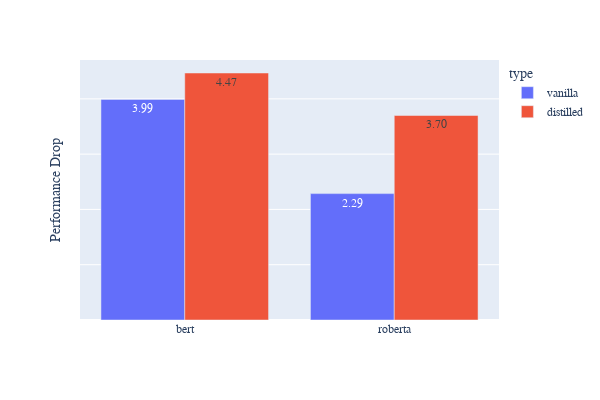

Here is the notebook cell this chart was saved with:
### Code cell
# df = px.data.tips()
fig = px.bar(df_pd, x="model", y="pd", text="pd", color="type", barmode="group",category_orders={"model": ["bert", "roberta"]}, width=600, height=400)

fig.update_traces(texttemplate='%{text:.2f}', textposition='inside')
fig.update_layout(
    title={
        'text': "",
        'y':0.98,
        'x':0.48,
        'xanchor': 'center',
        'yanchor': 'top'},
    xaxis_title="",
    yaxis_title="Performance Drop",
    font=dict(
        family="Courier New, monospace",
        size=12,
        # color="RebeccaPurple",

    ), 
    uniformtext_minsize=14
)
fig.update_yaxes(showticklabels=False)
# fig.update_xaxes(tickwidth=20)
fig.show()

### Figure 1 — Plotly figure (JSON) as saved in the notebook; plotly's stock layout.template omitted (floating-point values rounded to 4 significant figures)
{"data": [{"alignmentgroup": "True", "hovertemplate": "type=vanilla<br>model=%{x}<br>pd=%{text}<extra></extra>", "legendgroup": "vanilla", "marker": {"color": "#636efa"}, "name": "vanilla", "offsetgroup": "vanilla", "orientation": "v", "showlegend": true, "text": [3.99, 2.286], "textposition": "inside", "texttemplate": "%{text:.2f}", "type": "bar", "x": ["bert", "roberta"], "xaxis": "x", "y": [3.99, 2.286], "yaxis": "y"}, {"alignmentgroup": "True", "hovertemplate": "type=distilled<br>model=%{x}<br>pd=%{text}<extra></extra>", "legendgroup": "distilled", "marker": {"color": "#EF553B"}, "name": "distilled", "offsetgroup": "distilled", "orientation": "v", "showlegend": true, "text": [4.468, 3.699], "textposition": "inside", "texttemplate": "%{text:.2f}", "type": "bar", "x": ["bert", "roberta"], "xaxis": "x", "y": [4.468, 3.699], "yaxis": "y"}], "layout": {"barmode": "group", "font": {"family": "Courier New, monospace", "size": 12}, "height": 400, "legend": {"title": {"text": "type"}, "tracegroupgap": 0}, "margin": {"t": 60}, "title": {"text": "", "x": 0.48, "xanchor": "center", "y": 0.98, "yanchor": "top"}, "uniformtext": {"minsize": 14}, "width": 600, "xaxis": {"anchor": "y", "categoryarray": ["bert", "roberta"], "categoryorder": "array", "domain": [0, 1], "title": {"text": ""}}, "yaxis": {"anchor": "x", "domain": [0, 1], "showticklabels": false, "title": {"text": "Performance Drop"}}}}
